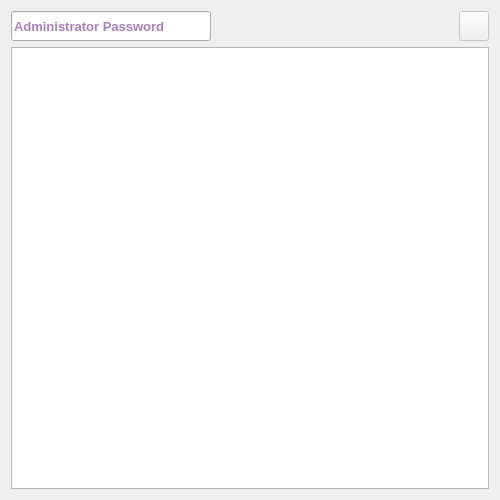
<?xml version="1.0" encoding="UTF-8"?>
<ui version="4.0">
 <class>InterfaceTypeDialog</class>
 <widget class="QDialog" name="InterfaceTypeDialog">
  <property name="geometry">
   <rect>
    <x>0</x>
    <y>0</y>
    <width>500</width>
    <height>500</height>
   </rect>
  </property>
  <property name="minimumSize">
   <size>
    <width>500</width>
    <height>500</height>
   </size>
  </property>
  <property name="maximumSize">
   <size>
    <width>501</width>
    <height>501</height>
   </size>
  </property>
  <property name="font">
   <font>
    <family>Tahoma</family>
    <pointsize>10</pointsize>
   </font>
  </property>
  <property name="windowTitle">
   <string>Interface Type</string>
  </property>
  <property name="windowIcon">
   <iconset resource="../../../../image.qrc">
    <normaloff>:/Image/interface.png</normaloff>:/Image/interface.png</iconset>
  </property>
  <layout class="QVBoxLayout" name="verticalLayout_2">
   <item>
    <layout class="QHBoxLayout" name="horizontalLayout_2">
     <item>
      <widget class="QLineEdit" name="adminLE">
       <property name="minimumSize">
        <size>
         <width>200</width>
         <height>30</height>
        </size>
       </property>
       <property name="maximumSize">
        <size>
         <width>200</width>
         <height>30</height>
        </size>
       </property>
       <property name="font">
        <font>
         <pointsize>10</pointsize>
         <weight>75</weight>
         <bold>true</bold>
        </font>
       </property>
       <property name="styleSheet">
        <string notr="true">color: rgb(85, 0, 127);</string>
       </property>
       <property name="echoMode">
        <enum>QLineEdit::Password</enum>
       </property>
       <property name="placeholderText">
        <string>Administrator Password</string>
       </property>
      </widget>
     </item>
     <item>
      <spacer name="horizontalSpacer_2">
       <property name="orientation">
        <enum>Qt::Horizontal</enum>
       </property>
       <property name="sizeHint" stdset="0">
        <size>
         <width>40</width>
         <height>20</height>
        </size>
       </property>
      </spacer>
     </item>
     <item>
      <widget class="QPushButton" name="addIntTypeBtn">
       <property name="enabled">
        <bool>false</bool>
       </property>
       <property name="minimumSize">
        <size>
         <width>30</width>
         <height>30</height>
        </size>
       </property>
       <property name="maximumSize">
        <size>
         <width>30</width>
         <height>30</height>
        </size>
       </property>
       <property name="font">
        <font>
         <family>Tahoma</family>
         <pointsize>10</pointsize>
        </font>
       </property>
       <property name="text">
        <string/>
       </property>
       <property name="icon">
        <iconset resource="../../../../image.qrc">
         <normaloff>:/Image/add.png</normaloff>:/Image/add.png</iconset>
       </property>
       <property name="iconSize">
        <size>
         <width>20</width>
         <height>20</height>
        </size>
       </property>
      </widget>
     </item>
    </layout>
   </item>
   <item>
    <layout class="QVBoxLayout" name="verticalLayout">
     <item>
      <widget class="QTableView" name="intTypeTV">
       <property name="font">
        <font>
         <family>Tahoma</family>
         <pointsize>11</pointsize>
         <weight>50</weight>
         <bold>false</bold>
        </font>
       </property>
       <property name="alternatingRowColors">
        <bool>true</bool>
       </property>
       <property name="selectionMode">
        <enum>QAbstractItemView::SingleSelection</enum>
       </property>
       <property name="selectionBehavior">
        <enum>QAbstractItemView::SelectRows</enum>
       </property>
      </widget>
     </item>
    </layout>
   </item>
  </layout>
  <action name="actionEdit_IntType">
   <property name="icon">
    <iconset resource="../../../../image.qrc">
     <normaloff>:/Image/edit.png</normaloff>:/Image/edit.png</iconset>
   </property>
   <property name="text">
    <string>Edit Interface Type</string>
   </property>
   <property name="toolTip">
    <string>Edit Interface Type</string>
   </property>
  </action>
  <action name="actionRemove_IntType">
   <property name="icon">
    <iconset resource="../../../../image.qrc">
     <normaloff>:/Image/remove.png</normaloff>:/Image/remove.png</iconset>
   </property>
   <property name="text">
    <string>Remove Interface Type</string>
   </property>
   <property name="toolTip">
    <string>Remove Interface Type</string>
   </property>
  </action>
 </widget>
 <resources>
  <include location="../../../../image.qrc"/>
 </resources>
 <connections/>
</ui>
